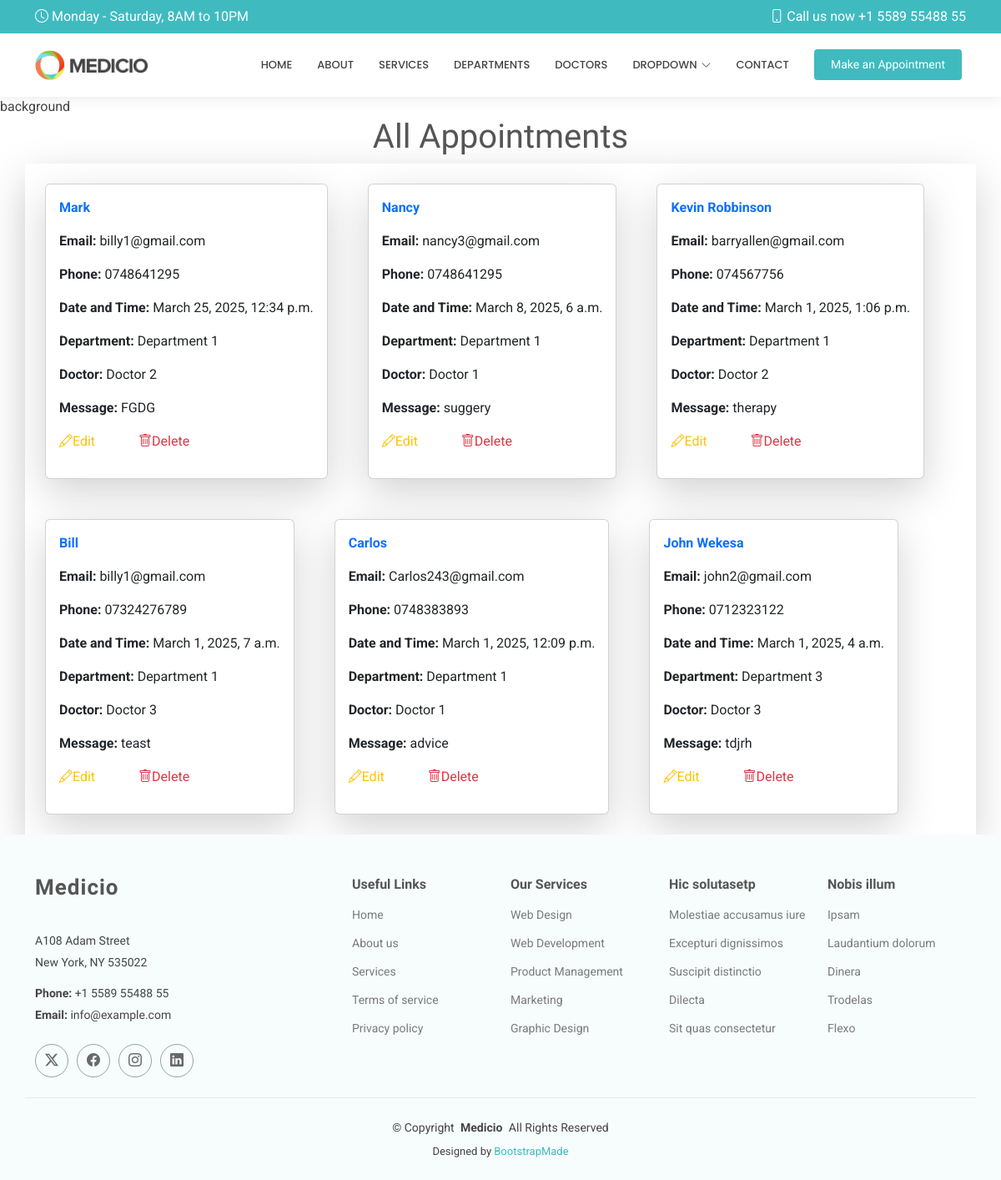
/show/, run on an earlier commit of the app's database.
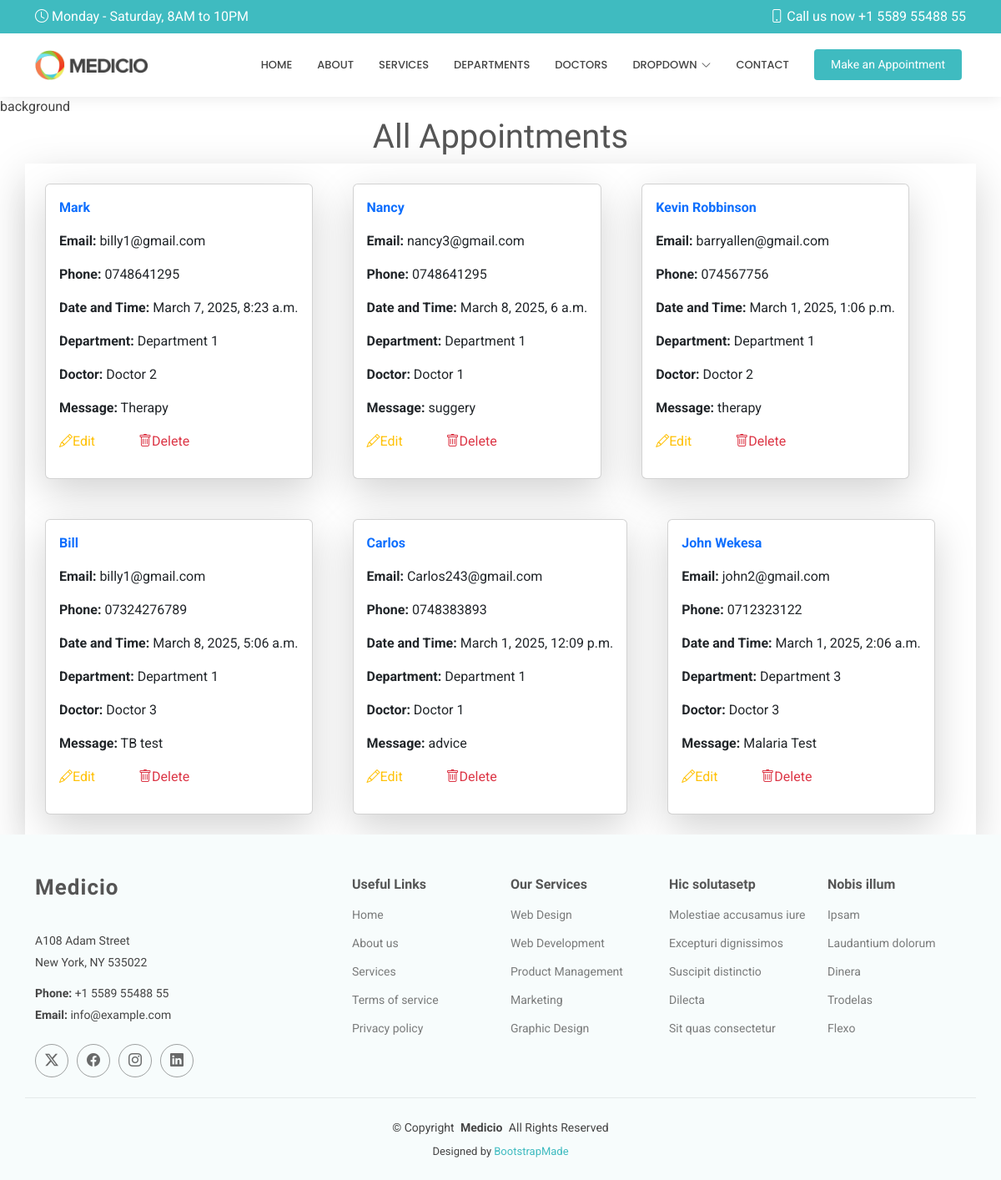
And on a later commit of the database.
### Hospitalapp/models.py (models this page shows, shortened)
class Appointment(models.Model):
    name = models.CharField(max_length=100)
    email = models.EmailField()
    phone  = models.CharField(max_length=100)
    date = models.DateTimeField()
    department = models.CharField(max_length=100)
    doctor = models.CharField(max_length=100)
    message = models.TextField()

### Hospitalapp/views.py (the view)
# urls.py: path('show/', views.show,name='show'),
def show(request):
    all = Appointment.objects.all()
    return render(request,'show.html',{'all':all})

### Templates/show.html (shortened to what this page needs)
{% extends 'starter-page.html' %}
{% load static %}
{% block content %}
background
<h1 style="text-align: center">All Appointments</h1>
<div class="d-flex flex-wrap gap-5 p-4 shadow-lg container">
  {% for x in all%}
<div class="card w-30 p-3 shadow-lg ">
<p class="fw-bolder text-primary">{{ x.name }} </p>
  <p> <b>Email:</b> {{ x.email }}</p>
  <p> <b>Phone:</b> {{ x.phone }}</p>
  <p> <b>Date and Time:</b> {{ x.date }}</p>
  <p> <b>Department:</b> {{ x.department }}</p>
  <p> <b>Doctor:</b> {{ x.doctor }}</p>
  <p> <b>Message:</b> {{ x.message }}</p>
  <p>
    <a href="{% url 'edit' x.id %}" class="text-warning me-5"><i class="bi bi-pencil"></i>Edit</a>
    <a href="/delete/{{ x.id }}" class="text-danger me-5">
      <i class="bi bi-trash"></i>Delete</a>
  </p>
</div>
{% endfor %}
</div>
 {% endblock %}

What changed in the data, as far as the page shows it:
changed Appointment "Mark": date "March 25, 2025, 12:34 p.m." → "March 7, 2025, 8:23 a.m."; message "FGDG" → "Therapy"
changed Appointment "Bill": date "March 1, 2025, 7 a.m." → "March 8, 2025, 5:06 a.m."; message "teast" → "TB test"
changed Appointment "John Wekesa": date "March 1, 2025, 4 a.m." → "March 1, 2025, 2:06 a.m."; message "tdjrh" → "Malaria Test"
